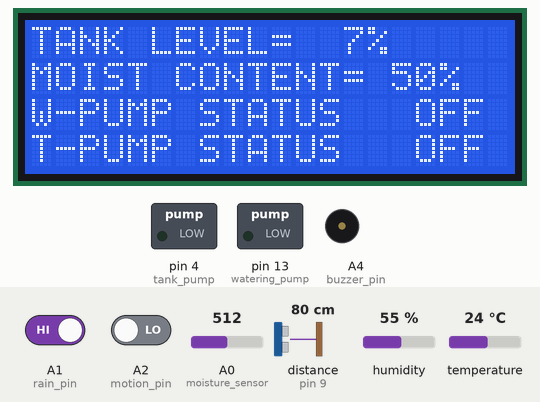
This sketch was run on a simulated Arduino Uno, built with avr-gcc and run on an emulated ATmega328P. Shown: 20×4 character LCD, switched loads named in the sketch (green lamp = pin HIGH), buzzer (waves = sounding). Wiring (inferred from the names in the program): ultrasonic range finder: trigger pin 10; echo pin 9. The inputs (shaded band) are chosen by the test bench; at power-on: A1 (rain_pin) HIGH, A0 (moisture_sensor) = 512, A2 (motion_pin) LOW, humidity 55 %, distance to the obstacle (sensor on pin 9) 80 cm, temperature 24 °C. The echo pulse lasts 58.3 µs per cm; the modem accepts every AT command (registered, SIM ready, sends succeed) and sends nothing else; pins used as bus, display or sensor lines are not drawn; what the sketch prints to the serial monitor is not drawn.

Above: at 1.7 s.
1.8 s: A1 (rain_pin) driven LOW
At 3.4 s:
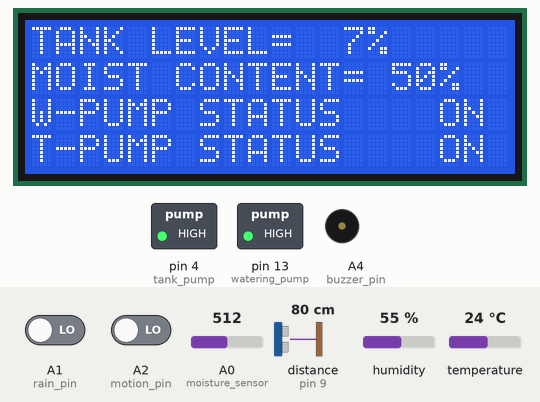
5.6 s: A0 (moisture_sensor) set to 873
7.3 s: A0 (moisture_sensor) set to 893
At 9.0 s:
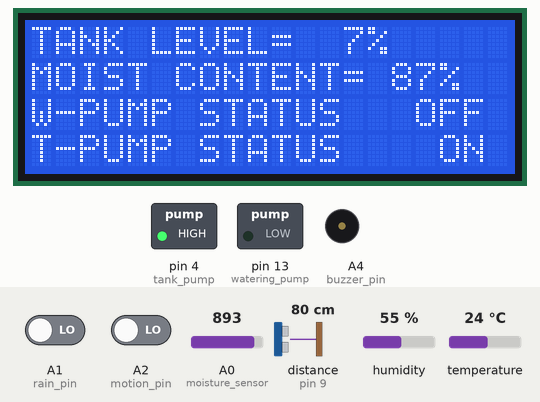
13.1 s: A2 (motion_pin) driven HIGH
At 15.83 s:
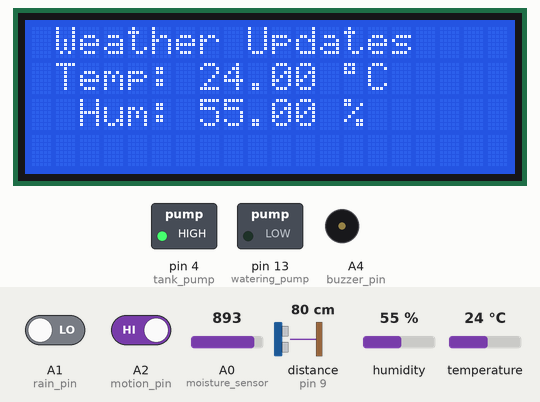
22.4 s: A1 (rain_pin) driven HIGH
At 24.0 s:
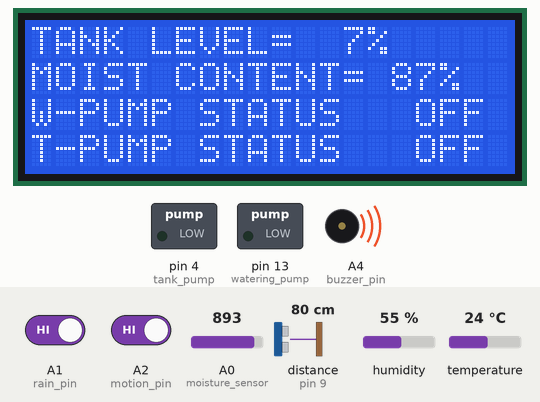
31.7 s: humidity set to 22 %
At 32.54 s:
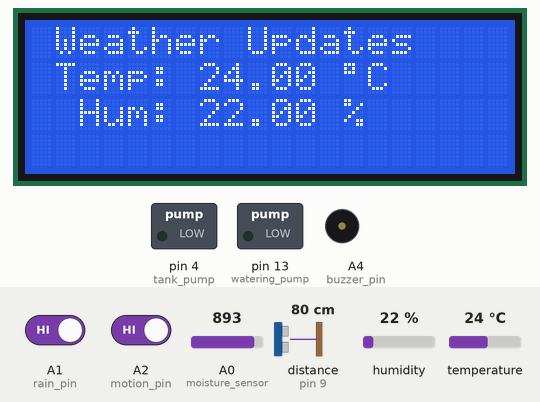
Timing chart, 0 to 34.9 s (numbered marks = the images above; inputs shaded):
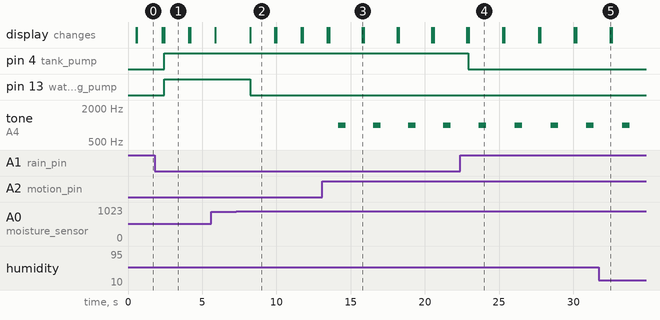

The sketch:

Project_Code.ino
```cpp
//****** SMART HOME FARM MONITORING AND AUTOMATIC IRRIGATION SYSTEM WITH NOTIFICATION TO FARMER ****** //
/////////****SOURCE CODE*****/////////

#include<LiquidCrystal.h>
#include<SoftwareSerial.h>
#include <DHT.h>
#define echo 9
#define trigger 10
#define tank_pump 4
#define watering_pump 13
#define moisture_sensor A0
#define rain_pin A1
#define motion_pin A2
#define DHTPIN A3
#define DHTTYPE DHT11
#define buzzer_pin A4
DHT dht(DHTPIN, DHTTYPE);
float hum;
float temp;
long duration;
int distance;
int moisture_value;
int distance_percent;
int moist_percent;

SoftwareSerial SIM900(2, 3);
LiquidCrystal lcd(12,11,8,7,6,5);

void setup () {
lcd.begin(20,4);
SIM900.begin(9600);
Serial.begin(9600);
dht.begin();
pinMode(rain_pin,INPUT);
pinMode(motion_pin,INPUT);
pinMode(DHTPIN,INPUT);
pinMode(buzzer_pin,OUTPUT);
pinMode(echo,INPUT);
pinMode(moisture_sensor,INPUT);
pinMode(trigger,OUTPUT);
digitalWrite(trigger,LOW);
pinMode(watering_pump,OUTPUT);
pinMode(tank_pump,OUTPUT);
digitalWrite(watering_pump,LOW);
digitalWrite(tank_pump,LOW);
lcd.setCursor(0,0);
lcd.print("SMART AGRO MONITOR"    );
lcd.setCursor(0,1);
lcd.print(" TEAM SMART FARMER");
lcd.setCursor(0,2);
lcd.print("   WELCOME");
delay(500);
lcd.clear();
}


void loop(){

 digitalWrite(trigger,LOW);
 delayMicroseconds(2);
 digitalWrite(trigger,HIGH);
 delayMicroseconds(10);
 digitalWrite(trigger,LOW);
 duration=pulseIn(echo,HIGH);
 distance=duration*0.017;
 distance_percent=map( distance,0,1023,0,100);
 moisture_value= analogRead(moisture_sensor);
 moist_percent=map(moisture_value,0,1023,0,100);
 condition();
}

void condition(){
if(digitalRead(rain_pin)==0)
{
if (distance_percent>65 &&moist_percent<85)
{
LCD_3();
digitalWrite(tank_pump,LOW);
digitalWrite(watering_pump,HIGH);
 sms1();
 sms2();
delay(500);
}
else if (distance_percent<65 &&moist_percent>85)
{
LCD_2();
digitalWrite(tank_pump,HIGH);
digitalWrite(watering_pump,LOW);
sms3();
sms();
delay(500);
}
else if (distance_percent>65 &&moist_percent>85)
{

LCD_4();
digitalWrite(tank_pump,LOW);
digitalWrite(watering_pump,LOW);

sms1();
sms();
delay(500);

}

else if (distance_percent<65 &&moist_percent<85)
{
LCD_1();
digitalWrite(tank_pump,HIGH);
digitalWrite(watering_pump,HIGH);
sms3();
sms2();
delay(500);

}
}
if(digitalRead(rain_pin)==1)
{
  digitalWrite(watering_pump,LOW);
  digitalWrite(tank_pump,LOW);
  LCD_5();
  sms4();
  sms();
  sms1();
  delay(500);
  }
if(digitalRead(motion_pin)==1)
{
    tone(buzzer_pin,1000,500);
    sms6();
    delay(500);
  }
delay(1000);
temp_h();

}

void LCD_1()
  {
  lcd.clear();
  lcd.setCursor(0,0);
  lcd.print("TANK LEVEL=  ");
  lcd.print(distance_percent);
  lcd.print("%");
  lcd.setCursor(0,1);
  lcd.print("MOIST CONTENT= ");
  lcd.print(moist_percent);
  lcd.print("%");
   lcd.setCursor(0,2);
  lcd.print("W-PUMP STATUS  ");
  lcd.print("  ON");
  lcd.setCursor(0,3);
  lcd.print("T-PUMP STATUS  ");
  lcd.print("  ON");
  }

  void LCD_2(){
  lcd.clear();
  lcd.setCursor(0,0);
   lcd.print("TANK LEVEL=  ");
  lcd.print(distance_percent);
  lcd.print("%");
  lcd.setCursor(0,1);
  lcd.print("MOIST CONTENT= ");
  lcd.print(moist_percent);
  lcd.print("%");
   lcd.setCursor(0,2);
  lcd.print("W-PUMP STATUS ");
  lcd.print("  OFF");
  lcd.setCursor(0,3);
  lcd.print("T-PUMP STATUS ");
  lcd.print("   ON");
  }

  void LCD_3(){
  lcd.clear();
  lcd.setCursor(0,0);
   lcd.print("TANK LEVEL=  ");
  lcd.print(distance_percent);
  lcd.print("%");
  lcd.setCursor(0,1);
  lcd.print("MOIST CONTENT= ");
  lcd.print(moist_percent);
  lcd.print("%");
   lcd.setCursor(0,2);
  lcd.print("W-PUMP STATUS ");
  lcd.print("  ON");
  lcd.setCursor(0,3);
  lcd.print("T-PUMP STATUS ");
  lcd.print("  OFF");
  }

  void LCD_4(){
  lcd.clear();
  lcd.setCursor(0,0);
   lcd.print("TANK LEVEL=  ");
  lcd.print(distance_percent);
  lcd.print("%");
  lcd.setCursor(0,1);
  lcd.print("MOIST CONTENT= ");
  lcd.print(moist_percent);
  lcd.print("%");
   lcd.setCursor(0,2);
  lcd.print("W-PUMP STATUS");
  lcd.print("  OFF");
  lcd.setCursor(0,3);
  lcd.print("T-PUMP STATUS");
  lcd.print("  OFF");
  }

  void LCD_5(){
  lcd.clear();
  lcd.setCursor(0,0);
   lcd.print("TANK LEVEL=  ");
  lcd.print(distance_percent);
  lcd.print("%");
  lcd.setCursor(0,1);
  lcd.print("MOIST CONTENT= ");
  lcd.print(moist_percent);
  lcd.print("%");
   lcd.setCursor(0,2);
  lcd.print("W-PUMP STATUS ");
  lcd.print("  OFF");
  lcd.setCursor(0,3);
  lcd.print("T-PUMP STATUS ");
  lcd.print("  OFF");
  }

  void sms(){
  SIM900.print("AT+CMGF=1\r");
  SIM900.println("AT + CMGS = \"+91xxxxxxxxxx\"");// recipient's mobile number

  SIM900.println("WATERING PUMP IS OFF"); // message to send
  Serial.println("WATERING PUMP IS OFF");

  SIM900.println((char)26); // End AT command with a ^Z, ASCII code 26
  Serial.println((char)26);
  SIM900.println();

  }

  void sms1(){
  SIM900.print("AT+CMGF=1\r");
  SIM900.println("AT + CMGS = \"+91xxxxxxxxxx\"");// recipient's mobile number

  SIM900.println("TANK PUMP IS OFF"); // message to send
  Serial.println("TANK PUMP IS OFF");

  SIM900.println((char)26); // End AT command with a ^Z, ASCII code 26
  Serial.println((char)26);
  SIM900.println();

  }


  void sms2(){
  SIM900.print("AT+CMGF=1\r");
  SIM900.println("AT + CMGS = \"+91xxxxxxxxxx\"");// recipient's mobile number

  SIM900.println("WATERING PUMP IS ON"); // message to send
  Serial.println("WATERING PUMP IS ON");

  SIM900.println((char)26); // End AT command with a ^Z, ASCII code 26
  Serial.println((char)26);
  SIM900.println();

  }

  void sms3(){
  SIM900.print("AT+CMGF=1\r");
  SIM900.println("AT + CMGS = \"+91xxxxxxxxxx\"");// recipient's mobile number

  SIM900.println("TANK PUMP IS ON"); // message to send
  Serial.println("TANK PUMP IS ON");

  SIM900.println((char)26); // End AT command with a ^Z, ASCII code 26
  Serial.println((char)26);
  SIM900.println();

  }
  void sms4(){
  SIM900.print("AT+CMGF=1\r");
  SIM900.println("AT + CMGS = \"+91xxxxxxxxxx\"");// recipient's mobile number

  SIM900.println("It's raining!"); // message to send
  Serial.println("It's raining!");

  SIM900.println((char)26); // End AT command with a ^Z, ASCII code 26
  Serial.println((char)26);
  SIM900.println();

  }
  void sms5(){
  SIM900.print("AT+CMGF=1\r");
  SIM900.println("AT + CMGS = \"+91xxxxxxxxxx\"");// recipient's mobile number

  SIM900.println("No rain!"); // message to send
  Serial.println("No rain!");

  SIM900.println((char)26); // End AT command with a ^Z, ASCII code 26
  Serial.println((char)26);
  SIM900.println();

  }
  void sms6(){
  SIM900.print("AT+CMGF=1\r");
  SIM900.println("AT + CMGS = \"+91xxxxxxxxxx\"");// recipient's mobile number

  SIM900.println("Motion detected!"); // message to send
  Serial.println("Motion detected!");

  SIM900.println((char)26); // End AT command with a ^Z, ASCII code 26
  Serial.println((char)26);
  SIM900.println();

  }

  void temp_h()
  {

  //Read data and store it to variables hum and temp
  hum = dht.readHumidity();
  temp = dht.readTemperature();
  //Print temp and humidity values to serial monitor
  Serial.print("Humidity: ");
  Serial.print(hum);
  Serial.print(" %, Temp: ");
  Serial.print(temp);
  Serial.println(" Celsius");

  lcd.clear();
  lcd.setCursor(0,0);
  lcd.print(" Weather Updates ");
  lcd.setCursor(0,1);
  lcd.print(" Temp: ");
  lcd.print(temp);
  lcd.print(" ");
  lcd.print((char)223);
  lcd.print("C");
  lcd.setCursor(0,2);
  lcd.print("  Hum: ");
  lcd.print(hum);
  lcd.print(" %");

  delay(100);

  }
```

Measured:
- the behaviour switches between 879 and 880 on A0 (moisture_sensor) (found by bisection; images 1 and 2)
- after the input at 1.8 s, pin 4 (tank_pump), pin 13 (watering_pump): LOW → HIGH after 0.64 s; the display: first differs from a run without the input after 0.64 s (image 1)
- after the input at 7.3 s, pin 13 (watering_pump): HIGH → LOW after 0.94 s; the display: changes after 0.94 s (image 2)
- after the input at 13.1 s, tone on A4 (buzzer_pin): alternates 1000 Hz for 0.50 s and silent for 1.9 s, starting after 1.1 s
- after the input at 22.4 s, pin 4 (tank_pump): HIGH → LOW after 0.54 s; the display: first differs from a run without the input after 0.55 s (image 4)
- what the display in image 1 shows lasts 1.7 s, from 2.4 s to 4.1 s
- what the display in image 4 shows lasts 2.3 s, from 22.9 s to 25.2 s
